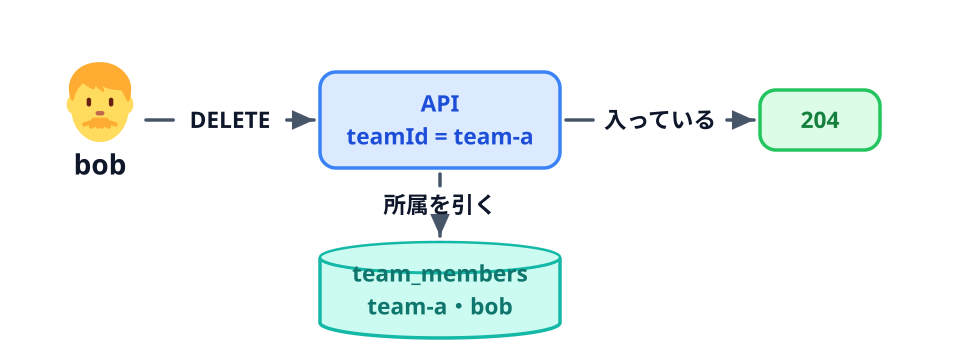

This chart was generated by the following Python code:
"""06-04「所属で認可する」の図。

bob がトークンを付けて DELETE すると、API はノートの teamId（team-a）と、
SQLite の team_members の表を照らし合わせ、bob が team-a に入っていれば消せる。
スキーマ: SOURCE-PATH-GOAL + LINK（表を引く）。
"""

import os
import sys

sys.path.insert(0, os.path.expanduser("~/.claude/skills/genfig"))
from genfig import Canvas  # noqa: E402

c = Canvas(960, 360)

bob = c.node(100, 120, "bob", emoji_cp="1f468")  # 👨
api = c.node(440, 120, "API\nteamId = team-a", shape="square",
             color="blue", w=240, h=96, label_scale="label")
db = c.node(440, 290, "team_members\nteam-a・bob", shape="cylinder",
            color="teal", w=240, h=96, label_scale="label")
ok = c.node(820, 120, "204", shape="square", color="green", w=120, h=60,
            label_scale="label")

c.link(bob, api, label="DELETE")
c.link(api, db, label="所属を引く", label_pos="left")
c.link(api, ok, label="入っている")

c.save("01-membership.svg")
